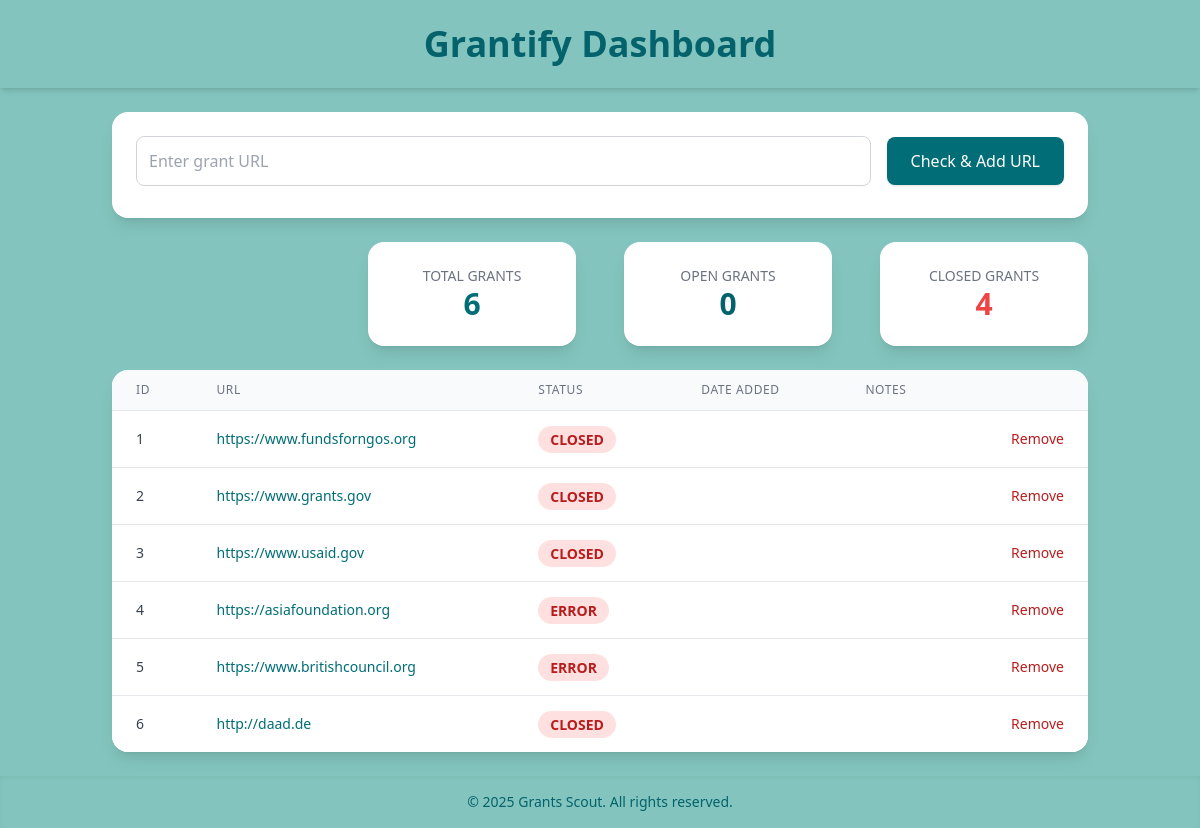
The page / on the database its author committed.
### tables this page shows
CREATE TABLE grants (
    id INTEGER PRIMARY KEY AUTOINCREMENT,
    url TEXT NOT NULL,
    status TEXT NOT NULL,
    timestamp DATETIME DEFAULT CURRENT_TIMESTAMP
);

### app/main.py (the view)
@app.get("/", response_class=HTMLResponse)
async def root(request: Request):
    print("[INFO] Root route accessed, fetching grants from database.")
    grants = get_grants()
    total_grants = len(grants)
    open_count = sum(1 for g in grants if g[2] == "open")
    closed_count = sum(1 for g in grants if g[2] == "closed")
    print(f"[DEBUG] Total: {total_grants}, Open: {open_count}, Closed: {closed_count}")
    return templates.TemplateResponse("index.html", {
        "request": request,
        "grants": grants,
        "total_grants": total_grants,
        "open_count": open_count,
        "closed_count": closed_count,
        "current_year": 2025
    })

### app/templates/index.html (shortened to what this page needs)
<!DOCTYPE html>
<html lang="en">
<head>
  <script src="https://cdn.tailwindcss.com"></script>
  <link rel="stylesheet" href="https://cdnjs.cloudflare.com/ajax/libs/animate.css/4.1.1/animate.min.css"/>
</head>
<body class="bg-[#83c5be] text-gray-800">
  <div class="min-h-screen flex flex-col">
    <header class="shadow-md p-6 flex flex-col items-center justify-center" style="background-color:#83c5be">
      <h1 class="text-4xl font-extrabold text-center" style="color:#03626b">Grantify Dashboard</h1>
    </header>
    <main class="flex-1 container mx-auto p-6 space-y-6">
      <div class="bg-white rounded-2xl shadow-lg p-6 animate__animated animate__fadeInDown">
        <form id="urlForm" class="flex flex-col md:flex-row items-center space-y-4 md:space-y-0 md:space-x-4">
          <input type="url" id="urlInput" placeholder="Enter grant URL" required
            class="flex-1 border border-gray-300 rounded-lg p-3 focus:outline-none focus:ring-2 transition"
            style="--tw-ring-color:#006d77"/>
          <button type="submit"
            class="text-white px-6 py-3 rounded-lg shadow transition animate__animated animate__pulse animate__infinite animate__slow"
            style="background-color:#006d77">
            Check & Add URL
          </button>
        </form>
      </div>
      <div class="flex justify-center pl-64">
        <div class="grid grid-cols-1 sm:grid-cols-2 lg:grid-cols-3 xl:grid-cols-4 gap-12 w-full max-w-6xl mx-auto">
          <div class="bg-white rounded-2xl shadow-lg p-6 animate__animated animate__zoomIn text-center">
            <h3 class="text-sm uppercase text-gray-500">Total Grants</h3>
            <p class="text-3xl font-bold" style="color:#006d77">{{ total_grants }}</p>
          </div>
          <div class="bg-white rounded-2xl shadow-lg p-6 animate__animated animate__zoomIn animate__delay-1s text-center">
            <h3 class="text-sm uppercase text-gray-500">Open Grants</h3>
            <p class="text-3xl font-bold" style="color:#03626b">{{ open_count }}</p>
          </div>
          <div class="bg-white rounded-2xl shadow-lg p-6 animate__animated animate__zoomIn animate__delay-2s text-center">
            <h3 class="text-sm uppercase text-gray-500">Closed Grants</h3>
            <p class="text-3xl font-bold text-red-500">{{ closed_count }}</p>
          </div>
        </div>
        </div>
      <div class="bg-white rounded-2xl shadow-lg overflow-auto animate__animated animate__fadeInUp">
        <table class="min-w-full divide-y divide-gray-200">
          <thead class="bg-gray-50">
            <tr>
              <th class="px-6 py-3 text-left text-xs font-medium text-gray-500 uppercase tracking-wider">ID</th>
              <th class="px-6 py-3 text-left text-xs font-medium text-gray-500 uppercase tracking-wider">URL</th>
              <th class="px-6 py-3 text-left text-xs font-medium text-gray-500 uppercase tracking-wider">Status</th>
              <th class="px-6 py-3 text-left text-xs font-medium text-gray-500 uppercase tracking-wider">Date Added</th>
              <th class="px-6 py-3 text-left text-xs font-medium text-gray-500 uppercase tracking-wider">Notes</th>
              <th class="px-6 py-3"></th>
            </tr>
          </thead>
          <tbody class="bg-white divide-y divide-gray-200">
            {% for grant in grants %}
            <tr class="hover:bg-gray-100 transition">
              <td class="px-6 py-4 text-sm text-gray-700 whitespace-nowrap">{{ grant[0] }}</td>
              <td class="px-6 py-4 text-sm whitespace-nowrap hover:underline" style="color:#006d77">
                <a href="{{ grant[1] }}" target="_blank">{{ grant[1] }}</a>
              </td>
              <td class="px-6 py-4 whitespace-nowrap">
                <span class="px-3 py-1 rounded-full text-sm font-semibold uppercase"
                      style="background-color: {{ 'rgba(131, 197, 190, 0.3)' if grant[2] == 'open' else 'rgba(255, 100, 100, 0.2)' }};
                             color: {{ '#03626b' if grant[2] == 'open' else '#b91c1c' }}">
                  {{ grant[2] | capitalize }}
                </span>
              </td>
              <td class="px-6 py-4 text-sm text-gray-500 whitespace-nowrap">{{ grant[3] }}</td>
              <td class="px-6 py-4 text-sm text-gray-600 whitespace-nowrap">{{ grant[4] }}</td>
              <td class="px-6 py-4 text-right text-sm font-medium">
                <button
  onclick="removeGrant({{ grant[0] }})"
  class="transition" style="color:#b91c1c">
  Remove
</button>
              </td>
            </tr>
            {% endfor %}
          </tbody>
        </table>
      </div>
    </main>
    <footer class="shadow-inner p-4 text-center text-sm" style="background-color:#83c5be; color:#03626b">
      &copy; {{ current_year }} Grants Scout. All rights reserved.
    </footer>
  </div>
</body>
</html>

### rows shown on the page
grants: id "1", url "https://www.fundsforngos.org", status "CLOSED"
grants: id "2", url "https://www.grants.gov", status "CLOSED"
grants: id "3", url "https://www.usaid.gov", status "CLOSED"
grants: id "4", url "https://asiafoundation.org", status "ERROR"
grants: id "5", url "https://www.britishcouncil.org", status "ERROR"
grants: id "6", url "http://daad.de", status "CLOSED"

### other values the page prints
{{ total_grants }} "6"
{{ open_count }} "0"
{{ closed_count }} "4"
{{ current_year }} "2025"
